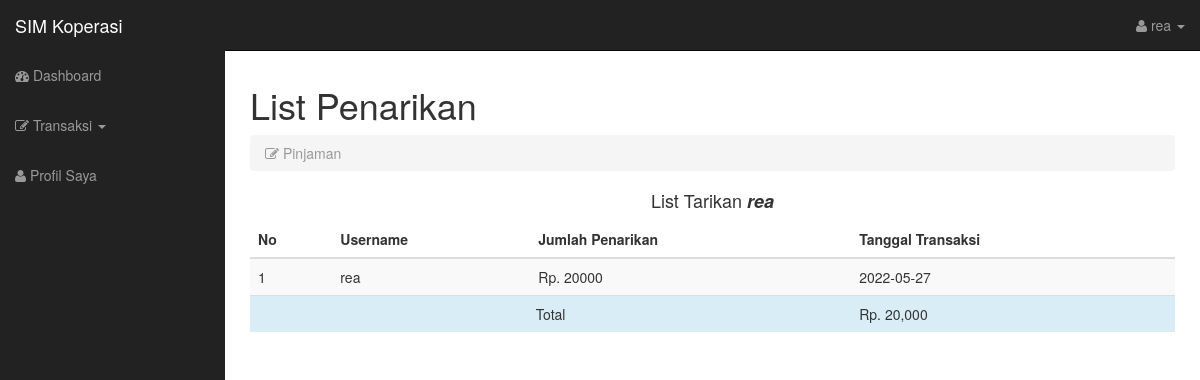
/indexmember.php?page=tarikanmember&username=rea (signed in), run on the app's committed database.
### tables this page shows
CREATE TABLE `pengambilan` (
  `no` int(11) NOT NULL,
  `username` varchar(50) NOT NULL,
  `jlh_ambil` double NOT NULL,
  `tgl_trx` date NOT NULL
);

### tarikanmember.php (the view)
<?php
include('config.php');
if(isset($_GET['username'])){
    $username = $_GET['username'];
}else{
    die("Error, Tidak ada Data yang dipilih");
}
?>
<div class="col-lg-12">
    <h1>List Penarikan<small> </small></h1>
    <ol class="breadcrumb">
        <li class="active"><i class="fa fa-edit"></i> Pinjaman</li>
    </ol>
    <h4 class="text-center mb-3">List Tarikan <b><i><?= $username ?></i></b></h4>
    <table class="table table-striped   table-hover  ">
    <thead class="">
    <tr>
                    <th>No</th>
                    <th>Username</th>
                    <th>Jumlah Penarikan</th>
                    <th>Tanggal Transaksi</th>
                </tr>
            </thead>
            <tbody>
                <?php
                    $i = 1;
                   $qtable = mysqli_query($conn, "SELECT * FROM pengambilan WHERE username = '$username' ORDER BY no DESC");
                    while ($ptable = mysqli_fetch_array($qtable)){
                    ?>
                    <tr>
                    <td><?php echo $i?></td>
			        <td><?php echo $ptable['username'];?></td>
			        <td>Rp. <?php echo $ptable['jlh_ambil'];?></td>
                    <td><?php echo $ptable['tgl_trx'];?></td>
                    </tr>
                    <?php
                    $i++;}?>
                    <tr class="info">
                        <td colspan = "3" align = "center">Total</td>
                        <td >Rp. <?php $tot = mysqli_fetch_array(mysqli_query($conn, "SELECT sum(jlh_ambil) as jlh_ambil from pengambilan where username = '$username'")); echo number_format($tot['jlh_ambil']);  ?></td>
                    </tr>
                    </tbody>
                    </table>

### css/sb-admin.css (style rules this page uses)
body { margin-top: 50px; }

### data on the page
pengambilan: username "rea", jlh_ambil "20000", tgl_trx "2022-05-27"

### other printed values
$_SESSION['username'] "rea"
$username "rea"
$tot['jlh_ambil'] "20,000"
